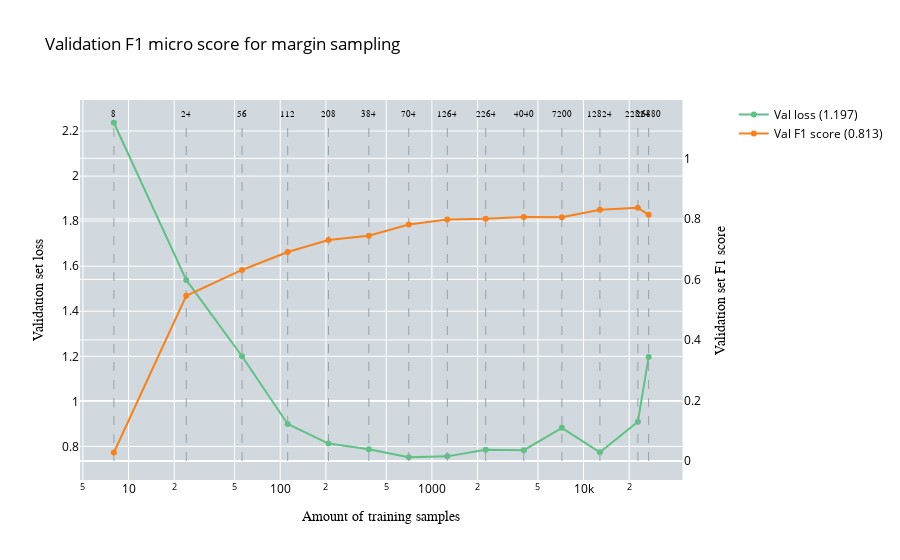

The code cell stored with this chart in its notebook:
### Code cell
plot_performance_vs_amount_of_data(
    performance, 
    no_of_samples,
    performance_test_data,
    title="Validation F1 micro score for margin sampling", 
    x_axes="Amount of training samples", 
    y_axes="Validation set loss", 
    y_axes_secondary="Validation set F1 score", 
    mode="val"
)

### Figure 1 — Plotly figure (JSON) as saved in the notebook; plotly's stock layout.template omitted (floating-point values rounded to 4 significant figures)
{"data": [{"line": {"color": "rgb(149, 162, 171)", "dash": "dash", "width": 1}, "mode": "lines", "showlegend": false, "type": "scatter", "x": [8, 8], "y": [0, 1.12], "yaxis": "y2"}, {"marker": {"size": 0}, "mode": "text", "showlegend": false, "text": ["8"], "textfont": {"color": "black", "family": "Arial", "size": 8.5}, "textposition": "top center", "type": "scatter", "x": [8], "y": [1.13], "yaxis": "y2"}, {"line": {"color": "rgb(149, 162, 171)", "dash": "dash", "width": 1}, "mode": "lines", "showlegend": false, "type": "scatter", "x": [24, 24], "y": [0, 1.12], "yaxis": "y2"}, {"marker": {"size": 0}, "mode": "text", "showlegend": false, "text": ["24"], "textfont": {"color": "black", "family": "Arial", "size": 8.5}, "textposition": "top center", "type": "scatter", "x": [24], "y": [1.13], "yaxis": "y2"}, {"line": {"color": "rgb(149, 162, 171)", "dash": "dash", "width": 1}, "mode": "lines", "showlegend": false, "type": "scatter", "x": [56, 56], "y": [0, 1.12], "yaxis": "y2"}, {"marker": {"size": 0}, "mode": "text", "showlegend": false, "text": ["56"], "textfont": {"color": "black", "family": "Arial", "size": 8.5}, "textposition": "top center", "type": "scatter", "x": [56], "y": [1.13], "yaxis": "y2"}, {"line": {"color": "rgb(149, 162, 171)", "dash": "dash", "width": 1}, "mode": "lines", "showlegend": false, "type": "scatter", "x": [112, 112], "y": [0, 1.12], "yaxis": "y2"}, {"marker": {"size": 0}, "mode": "text", "showlegend": false, "text": ["112"], "textfont": {"color": "black", "family": "Arial", "size": 8.5}, "textposition": "top center", "type": "scatter", "x": [112], "y": [1.13], "yaxis": "y2"}, {"line": {"color": "rgb(149, 162, 171)", "dash": "dash", "width": 1}, "mode": "lines", "showlegend": false, "type": "scatter", "x": [208, 208], "y": [0, 1.12], "yaxis": "y2"}, {"marker": {"size": 0}, "mode": "text", "showlegend": false, "text": ["208"], "textfont": {"color": "black", "family": "Arial", "size": 8.5}, "textposition": "top center", "type": "scatter", "x": [208], "y": [1.13], "yaxis": "y2"}, {"line": {"color": "rgb(149, 162, 171)", "dash": "dash", "width": 1}, "mode": "lines", "showlegend": false, "type": "scatter", "x": [384, 384], "y": [0, 1.12], "yaxis": "y2"}, {"marker": {"size": 0}, "mode": "text", "showlegend": false, "text": ["384"], "textfont": {"color": "black", "family": "Arial", "size": 8.5}, "textposition": "top center", "type": "scatter", "x": [384], "y": [1.13], "yaxis": "y2"}, {"line": {"color": "rgb(149, 162, 171)", "dash": "dash", "width": 1}, "mode": "lines", "showlegend": false, "type": "scatter", "x": [704, 704], "y": [0, 1.12], "yaxis": "y2"}, {"marker": {"size": 0}, "mode": "text", "showlegend": false, "text": ["704"], "textfont": {"color": "black", "family": "Arial", "size": 8.5}, "textposition": "top center", "type": "scatter", "x": [704], "y": [1.13], "yaxis": "y2"}, {"line": {"color": "rgb(149, 162, 171)", "dash": "dash", "width": 1}, "mode": "lines", "showlegend": false, "type": "scatter", "x": [1264, 1264], "y": [0, 1.12], "yaxis": "y2"}, {"marker": {"size": 0}, "mode": "text", "showlegend": false, "text": ["1264"], "textfont": {"color": "black", "family": "Arial", "size": 8.5}, "textposition": "top center", "type": "scatter", "x": [1264], "y": [1.13], "yaxis": "y2"}, {"line": {"color": "rgb(149, 162, 171)", "dash": "dash", "width": 1}, "mode": "lines", "showlegend": false, "type": "scatter", "x": [2264, 2264], "y": [0, 1.12], "yaxis": "y2"}, {"marker": {"size": 0}, "mode": "text", "showlegend": false, "text": ["2264"], "textfont": {"color": "black", "family": "Arial", "size": 8.5}, "textposition": "top center", "type": "scatter", "x": [2264], "y": [1.13], "yaxis": "y2"}, {"line": {"color": "rgb(149, 162, 171)", "dash": "dash", "width": 1}, "mode": "lines", "showlegend": false, "type": "scatter", "x": [4040, 4040], "y": [0, 1.12], "yaxis": "y2"}, {"marker": {"size": 0}, "mode": "text", "showlegend": false, "text": ["4040"], "textfont": {"color": "black", "family": "Arial", "size": 8.5}, "textposition": "top center", "type": "scatter", "x": [4040], "y": [1.13], "yaxis": "y2"}, {"line": {"color": "rgb(149, 162, 171)", "dash": "dash", "width": 1}, "mode": "lines", "showlegend": false, "type": "scatter", "x": [7200, 7200], "y": [0, 1.12], "yaxis": "y2"}, {"marker": {"size": 0}, "mode": "text", "showlegend": false, "text": ["7200"], "textfont": {"color": "black", "family": "Arial", "size": 8.5}, "textposition": "top center", "type": "scatter", "x": [7200], "y": [1.13], "yaxis": "y2"}, {"line": {"color": "rgb(149, 162, 171)", "dash": "dash", "width": 1}, "mode": "lines", "showlegend": false, "type": "scatter", "x": [12824, 12824], "y": [0, 1.12], "yaxis": "y2"}, {"marker": {"size": 0}, "mode": "text", "showlegend": false, "text": ["12824"], "textfont": {"color": "black", "family": "Arial", "size": 8.5}, "textposition": "top center", "type": "scatter", "x": [12824], "y": [1.13], "yaxis": "y2"}, {"line": {"color": "rgb(149, 162, 171)", "dash": "dash", "width": 1}, "mode": "lines", "showlegend": false, "type": "scatter", "x": [22824, 22824], "y": [0, 1.12], "yaxis": "y2"}, {"marker": {"size": 0}, "mode": "text", "showlegend": false, "text": ["22824"], "textfont": {"color": "black", "family": "Arial", "size": 8.5}, "textposition": "top center", "type": "scatter", "x": [22824], "y": [1.13], "yaxis": "y2"}, {"line": {"color": "rgb(149, 162, 171)", "dash": "dash", "width": 1}, "mode": "lines", "showlegend": false, "type": "scatter", "x": [26880, 26880], "y": [0, 1.12], "yaxis": "y2"}, {"marker": {"size": 0}, "mode": "text", "showlegend": false, "text": ["26880"], "textfont": {"color": "black", "family": "Arial", "size": 8.5}, "textposition": "top center", "type": "scatter", "x": [26880], "y": [1.13], "yaxis": "y2"}, {"line": {"width": 2}, "marker": {"color": "rgb(97,192,134)"}, "name": "Val loss (1.197)", "textfont": {"family": "Arial", "size": 11}, "type": "scatter", "x": [8, 24, 56, 112, 208, 384, 704, 1264, 2264, 4040, 7200, 12824, 22824, 26880], "xaxis": "x", "y": [2.237, 1.539, 1.2, 0.8995, 0.8127, 0.7873, 0.7518, 0.7557, 0.7855, 0.7832, 0.8826, 0.7739, 0.9097, 1.197], "yaxis": "y"}, {"line": {"width": 2}, "marker": {"color": "rgb(245,130,31)"}, "name": "Val F1 score (0.813)", "textfont": {"family": "Arial", "size": 11}, "type": "scatter", "x": [8, 24, 56, 112, 208, 384, 704, 1264, 2264, 4040, 7200, 12824, 22824, 26880], "xaxis": "x", "y": [0.02795, 0.5457, 0.6312, 0.6905, 0.73, 0.7441, 0.7816, 0.7976, 0.8007, 0.8066, 0.8057, 0.8299, 0.8368, 0.8134], "yaxis": "y2"}], "layout": {"legend": {"font": {"color": "black"}}, "plot_bgcolor": "rgb(209, 217, 222)", "title": {"font": {"color": "black"}, "text": "Validation F1 micro score for margin sampling"}, "xaxis": {"anchor": "y", "domain": [0, 0.94], "tickfont": {"color": "black"}, "title": {"font": {"color": "black", "family": "Arial"}, "text": "Amount of training samples"}, "type": "log"}, "yaxis": {"anchor": "x", "domain": [0, 1], "tickfont": {"color": "black"}, "title": {"font": {"color": "black", "family": "Arial"}, "text": "Validation set loss"}}, "yaxis2": {"anchor": "x", "overlaying": "y", "side": "right", "tickfont": {"color": "black"}, "title": {"font": {"color": "black", "family": "Arial"}, "text": "Validation set F1 score"}}}}
